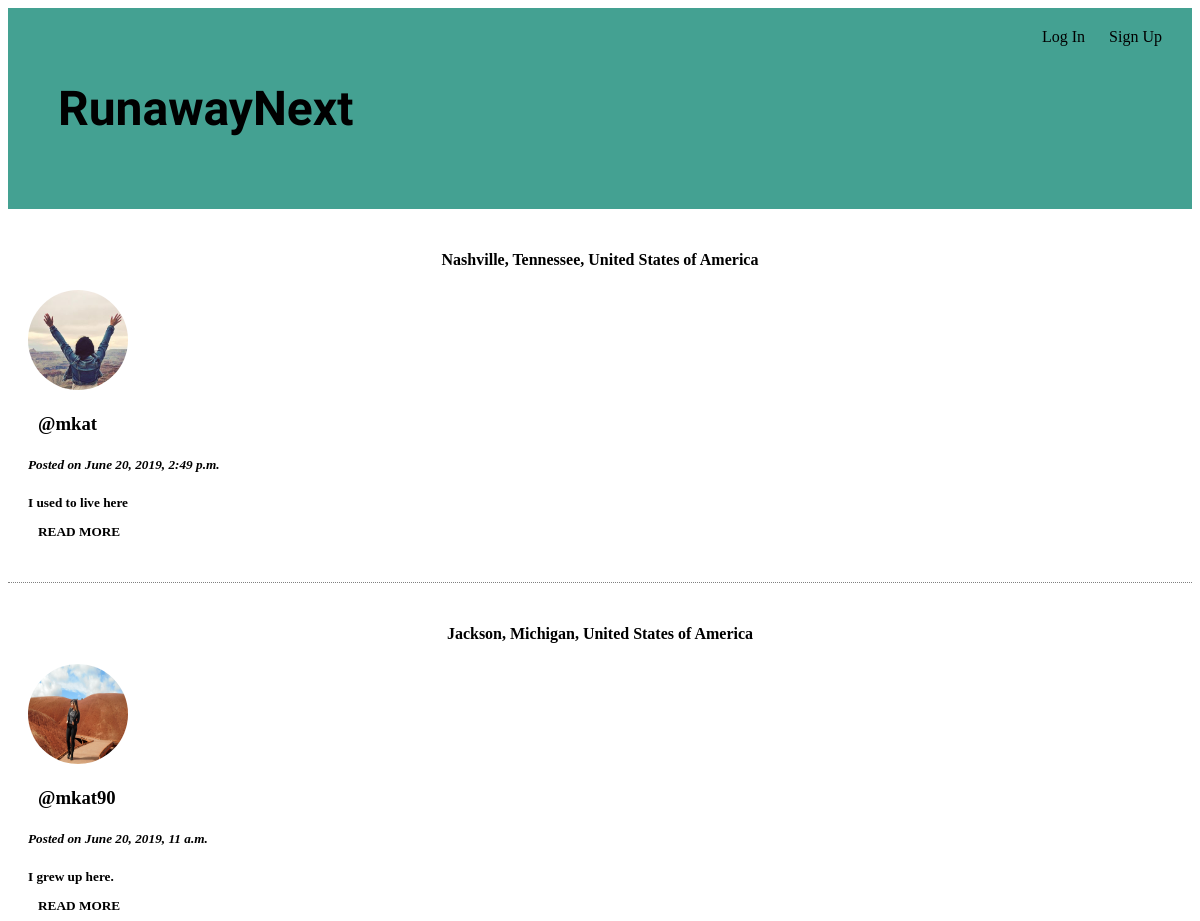
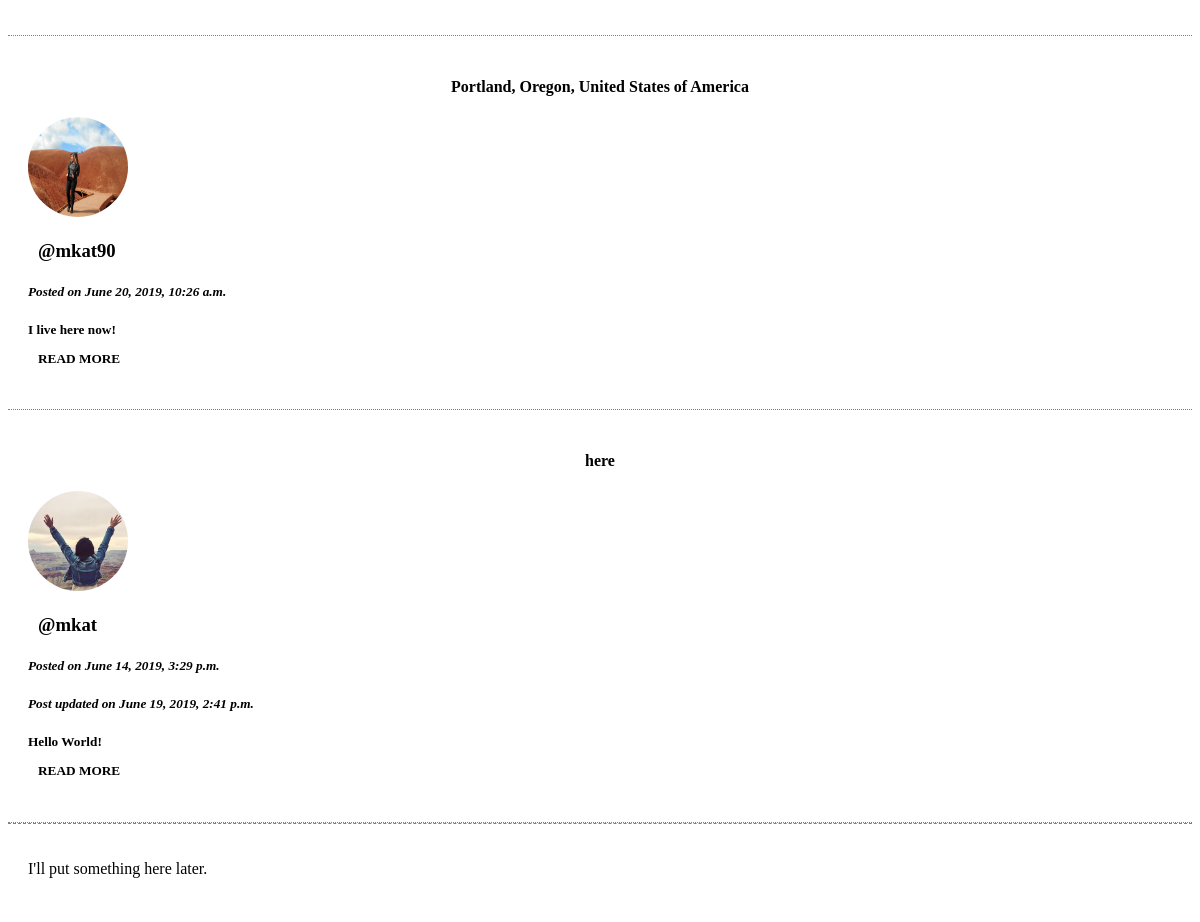
The page / on the database its author committed (2 pictures, top to bottom).
### runaway/models.py (models this page shows, shortened)
class Post(models.Model):
    post=models.TextField()
    description=models.CharField(max_length=300)
    username=models.ForeignKey('auth.User', on_delete=models.CASCADE)
    posted=models.DateTimeField(auto_now_add=True)
    edited=models.DateTimeField(auto_now=True)
    location=models.CharField(max_length=150)
    lat=models.FloatField()
    lng=models.FloatField()
    @property
    def time_diff(self):
        return (self.edited - self.posted)>timedelta(seconds=1)

class UserProfile(models.Model):
    user=models.OneToOneField(User, on_delete=models.CASCADE)
    name=models.CharField(max_length=50, blank=True)
    bio=models.TextField(max_length=150, blank=True)
    residence=models.CharField(max_length=100, blank=True)
    image=models.ImageField(upload_to='user_profiles', blank=True)

### runaway/views.py (the view)
# urls.py: path('', views.PostListView.as_view(), name="home"),
class PostListView(ListView):
    model = Post
    template_name = 'home.html'
    def get_queryset(self):
        return Post.objects.all().order_by('-posted')

### runaway/templates/home.html (shortened to what this page needs)
{% extends 'base.html' %}
{% block content %}
  {% for post in object_list %}
  <div class="posts">
      <h4>{{post.location}}</h4>
      {% if post.username.userprofile.image %}
      <img src="{{ post.username.userprofile.image.url }}"></a>
      {% endif %}
      <h3><a href="{% url 'profiles:post_list' post.username %}">@{{ post.username }}</a><h3>
      <h5><em>Posted on {{ post.posted }}</em><h5>
      {% if post.time_diff %}
        <h5><em>Post updated on {{post.edited}}</em><h5>
      {% endif %}
      <div id="description">
        <p>{{post.description}}</p>
        <a href="{% url 'runaway:detail' post.pk %}">READ MORE</a>
      </div>
  </div>
  {% endfor %}
{% endblock content %}

### runaway/templates/base.html (shortened to what this page needs)
{% load static %}
<!DOCTYPE html>
<html>
 <head>
    <link rel="stylesheet" href="{% static 'css/style.css' %}">
    <link href='https://api.tiles.mapbox.com/mapbox-gl-js/v1.0.0/mapbox-gl.css' rel='stylesheet' />
    <link rel='stylesheet' href='https://api.mapbox.com/mapbox-gl-js/plugins/mapbox-gl-geocoder/v4.3.0/mapbox-gl-geocoder.css' type='text/css' />
    <link rel="stylesheet" href="https://use.fontawesome.com/releases/v5.7.0/css/all.css">
 </head>
  <body>
    <header>
      <div id="right">
       {% if user.is_authenticated %}
        <a href="{% url 'runaway:home' %}"><i class="fas fa-home"></i></a>
        <a href="{% url 'profiles:post_list' user.username %}"><i class="fas fa-map-marked-alt"></i></a>
        <a href="{% url 'logout' %}"><i class="fas fa-sign-out-alt"></i></a>
       {% else %}
        <a href="{% url 'login' %}">Log In</a>
        <a href="{% url 'profiles:sign_up' %}">Sign Up</a>
       {% endif %}
     </div>
     <div>
        <h1><a href="{% url 'runaway:home' %}">RunawayNext</a></h1>
      </div>
    </header>
      <div>
      {% block content %}
      {% endblock content %}
      </div>
      <footer>
      <p>I'll put something here later.</p>
  </body>
</html>

### runaway/static/css/style.css (style rules this page uses)
a { padding:10px; text-decoration: none; color: black; }
#right { float: right; }
.posts { padding: 20px; border-bottom: 1px dotted gray; }
img { width: auto; height: 100%; }
.posts img { display: inline-block; position: relative; width: 100px; height: 100px; overflow: hidden; border-radius: 50%; }
h1 { font-family: 'Kaushan Script', cursive; padding: 20px; font-size: 36pt; }
header { padding: 20px; background-color: rgb(68, 161, 146); }
footer { padding: 20px; border-top: 1px dashed grey; }
.posts h4 { text-align: center; }

### rows shown on the page
Post: location "Nashville, Tennessee, United States of America", username.userprofile.image (picture), username "mkat", posted "June 20, 2019, 2:49 p.m.", description "I used to live here"
Post: location "Jackson, Michigan, United States of America", username.userprofile.image (picture), username "mkat90", posted "June 20, 2019, 11 a.m.", description "I grew up here."
Post: location "Portland, Oregon, United States of America", username.userprofile.image (picture), username "mkat90", posted "June 20, 2019, 10:26 a.m.", description "I live here now!"
Post: location "here", username.userprofile.image (picture), username "mkat", posted "June 14, 2019, 3:29 p.m.", edited "June 19, 2019, 2:41 p.m.", description "Hello World!"
